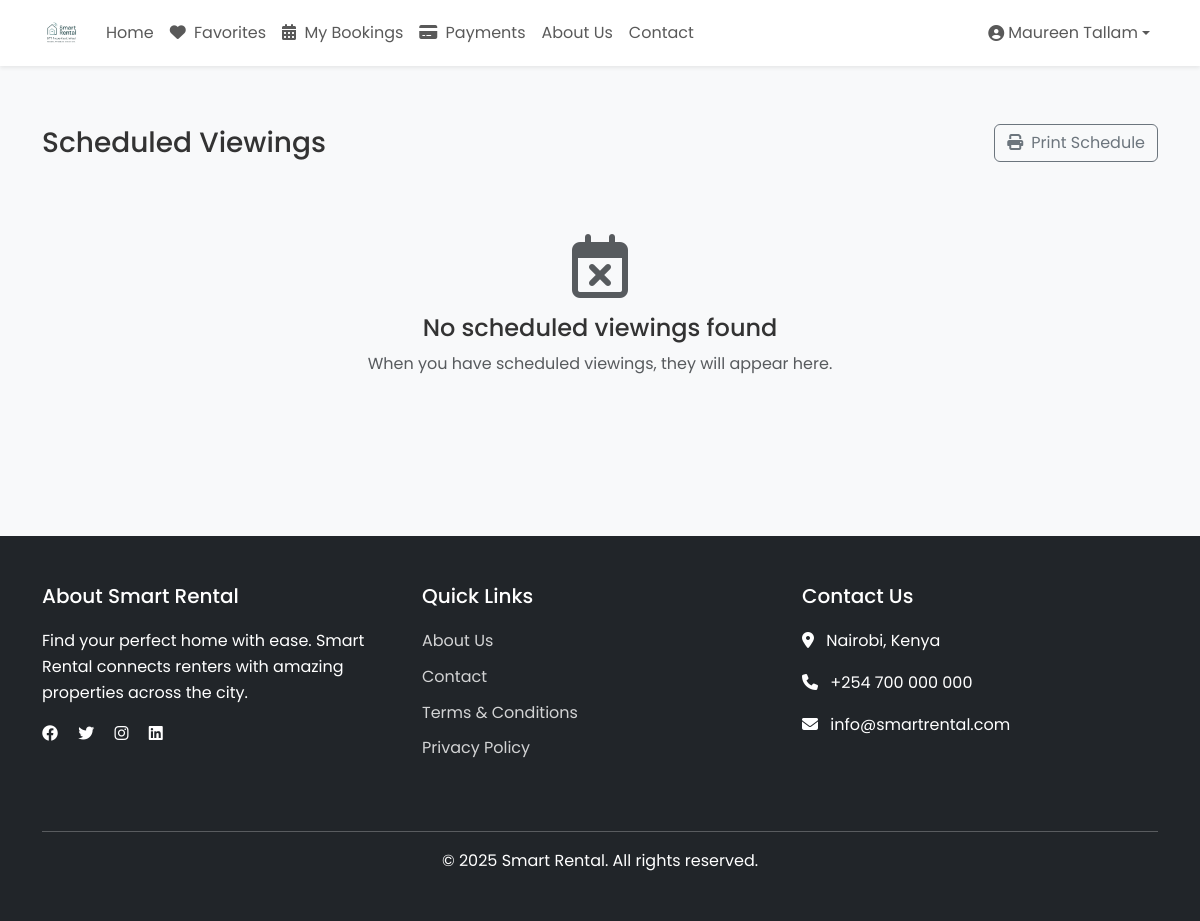
Before: /smart_rental/scheduled_viewings.php (signed in) with the older database file.
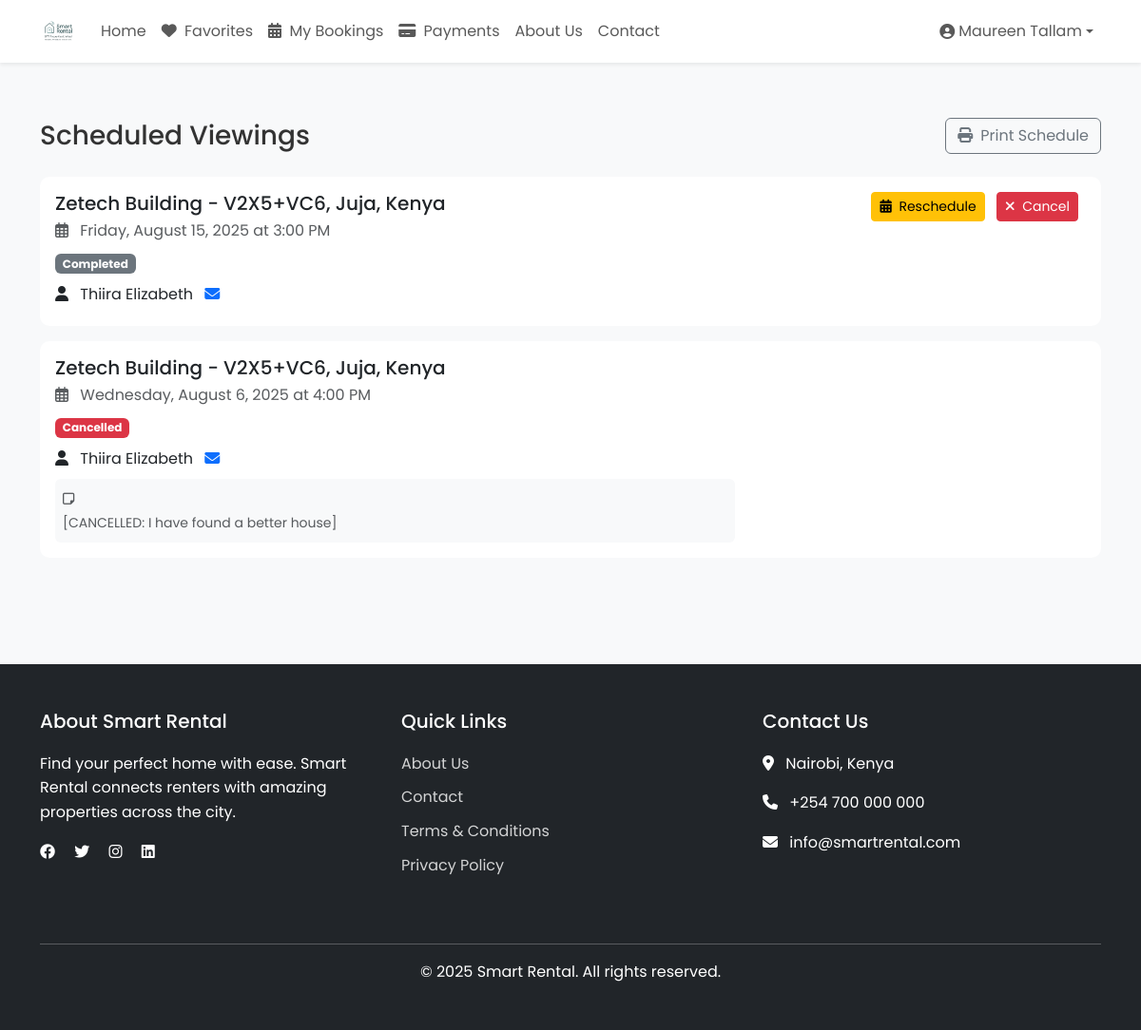
After: the same page with the newer database file.
### tables this page shows
CREATE TABLE `property_viewings` (
  `id` int(11) NOT NULL,
  `property_id` int(11) NOT NULL,
  `user_id` int(11) DEFAULT NULL,
  `viewer_name` varchar(100) NOT NULL,
  `contact_number` varchar(20) NOT NULL,
  `viewing_date` date NOT NULL,
  `viewing_time` time NOT NULL,
  `status` enum('pending','confirmed','completed','cancelled') NOT NULL DEFAULT 'pending',
  `notes` text DEFAULT NULL,
  `created_at` timestamp NOT NULL DEFAULT current_timestamp(),
  `updated_at` timestamp NOT NULL DEFAULT current_timestamp() ON UPDATE current_timestamp()
);

CREATE TABLE `houses` (
  `id` int(30) NOT NULL,
  `landlord_id` int(30) NOT NULL,
  `house_no` varchar(50) NOT NULL,
  `category_id` int(30) NOT NULL,
  `description` text NOT NULL,
  `location` varchar(255) DEFAULT NULL,
  `city` varchar(100) DEFAULT NULL,
  `state` varchar(100) DEFAULT NULL,
  `country` varchar(100) DEFAULT NULL,
  `latitude` decimal(10,8) DEFAULT NULL,
  `longitude` decimal(11,8) DEFAULT NULL,
  `price` double NOT NULL,
  `security_deposit` decimal(10,2) DEFAULT NULL,
  `min_rental_period` int(11) DEFAULT 1 COMMENT 'In months',
  `max_rental_period` int(11) DEFAULT 12 COMMENT 'In months',
  `advance_rent_months` int(11) DEFAULT 1 COMMENT 'Number of months rent to pay in advance',
  `payment_cycle` enum('monthly','quarterly','annually') NOT NULL DEFAULT 'monthly',
  `late_fee_percentage` decimal(5,2) DEFAULT 5.00,
  `bedrooms` int(11) DEFAULT 0,
  `bathrooms` int(11) DEFAULT 0,
  `area` decimal(10,2) DEFAULT NULL,
  `image` varchar(255) DEFAULT NULL,
  `main_image` varchar(255) DEFAULT NULL,
  `featured` tinyint(1) DEFAULT 0,
  `status` tinyint(1) DEFAULT 1,
  `created_at` timestamp NOT NULL DEFAULT current_timestamp(),
  `updated_at` timestamp NOT NULL DEFAULT current_timestamp() ON UPDATE current_timestamp(),
  `address` text DEFAULT NULL,
  `total_units` int(11) NOT NULL DEFAULT 1,
  `available_units` int(11) NOT NULL DEFAULT 1
);

CREATE TABLE `users` (
  `id` int(30) NOT NULL,
  `name` text NOT NULL,
  `username` varchar(200) NOT NULL,
  `phone_number` varchar(20) DEFAULT NULL COMMENT 'User''s contact phone number',
  `current_balance` decimal(15,2) DEFAULT 0.00,
  `default_payment_method` varchar(50) DEFAULT NULL,
  `password` text NOT NULL,
  `type` enum('admin','landlord','caretaker','customer') NOT NULL DEFAULT 'customer'
);

### smart_rental/scheduled_viewings.php (the view, shortened to what the changed rows need)
<?php
require_once '../config/db.php';
$sql = "SELECT pv.*, h.house_no, h.location, u.name as user_name, u.username as user_email
        FROM property_viewings pv
        JOIN houses h ON pv.property_id = h.id
        LEFT JOIN users u ON pv.user_id = u.id
        WHERE h.landlord_id = ?
        ORDER BY pv.viewing_date DESC, pv.viewing_time DESC";
$stmt = $conn->prepare($sql);
$stmt->bind_param('i', $_SESSION['user_id']);
$stmt->execute();
$viewings = $stmt->get_result();
?>
<!DOCTYPE html>
<html lang="en">
<head>
    <link href="https://cdn.jsdelivr.net/npm/bootstrap@5.3.0/dist/css/bootstrap.min.css" rel="stylesheet">
    <link rel="stylesheet" href="https://cdnjs.cloudflare.com/ajax/libs/font-awesome/6.0.0/css/all.min.css">
    <link rel="stylesheet" href="assets/css/style.css">
</head>
<body>
    <?php include 'includes/header.php'; ?>
    <div class="container py-5">
        <div class="d-flex justify-content-between align-items-center mb-4">
            <h1 class="h3 mb-0">Scheduled Viewings</h1>
        </div>
        <div class="row">
            <div class="col-md-12">
                <?php if ($viewings->num_rows > 0): ?>
                    <?php while ($viewing = $viewings->fetch_assoc()):
                        $viewing_datetime = new DateTime($viewing['viewing_date'] . ' ' . $viewing['viewing_time']);
                        $now = new DateTime();
                        $is_past = $viewing_datetime < $now;
                    ?>
                        <div class="card viewing-card mb-3">
                            <div class="card-body">
                                <div class="row">
                                    <div class="col-md-8">
                                        <h5 class="card-title mb-1">
                                            <?php echo htmlspecialchars($viewing['house_no']); ?> -
                                            <?php echo htmlspecialchars($viewing['location']); ?>
                                        </h5>
                                        <p class="text-muted mb-2">
                                            <i class="far fa-calendar-alt me-2"></i>
                                            <?php echo date('l, F j, Y', strtotime($viewing['viewing_date'])); ?> at
                                            <?php echo date('g:i A', strtotime($viewing['viewing_time'])); ?>
                                        </p>
                                        <div class="mb-2">
                                            <span class="badge status-badge status-<?php echo $viewing['status']; ?>">
                                                <?php echo ucfirst($viewing['status']); ?>
                                            </span>
                                        </div>
                                        <?php if ($viewing['user_id']): ?>
                                            <p class="mb-1">
                                                <i class="fas fa-user me-2"></i>
                                                <?php echo htmlspecialchars($viewing['user_name']); ?>
                                                <a href="mailto:<?php echo htmlspecialchars($viewing['user_email']); ?>" class="ms-2">
                                                    <i class="fas fa-envelope"></i>
                                                </a>
                                            </p>
                                        <?php endif; ?>
                                        <?php if (!empty($viewing['notes'])): ?>
                                            <div class="mt-2 p-2 bg-light rounded">
                                                <small class="text-muted">
                                                    <i class="far fa-sticky-note me-1"></i>
                                                    <?php echo nl2br(htmlspecialchars($viewing['notes'])); ?>
                                                </small>
                                            </div>
                                        <?php endif; ?>
                                    </div>
                                    <div class="col-md-4 text-end action-buttons">
                                        <?php if ($viewing['status'] !== 'cancelled' && !$is_past): ?>
                                            <button type="button" class="btn btn-warning btn-sm"
                                                    data-bs-toggle="modal"
                                                    data-bs-target="#rescheduleModal"
                                                    data-viewing-id="<?php echo $viewing['id']; ?>">
                                                <i class="fas fa-calendar-alt me-1"></i> Reschedule
                                            </button>
                                            <form action="update_viewing_status.php" method="POST" class="d-inline"
                                                  onsubmit="return confirm('Are you sure you want to cancel this viewing?');">
                                                <button type="submit" class="btn btn-danger btn-sm">
                                                    <i class="fas fa-times me-1"></i> Cancel
                                                </button>
                                            </form>
                                        <?php endif; ?>
                                    </div>
                                </div>
                            </div>
                        </div>
                    <?php endwhile; ?>
                <?php else: ?>
                    <div class="text-center py-5">
                        <i class="far fa-calendar-times fa-4x text-muted mb-3"></i>
                        <h4>No scheduled viewings found</h4>
                        <p class="text-muted">When you have scheduled viewings, they will appear here.</p>
                    </div>
                <?php endif; ?>
            </div>
        </div>
    </div>
    <?php include 'includes/footer.php'; ?>
</body>
</html>

Changed rows visible on the page:
added property_viewings: property.house_no "Zetech Building", property.location "V2X5+VC6, Juja, Kenya", viewing_date "Friday, August 15, 2025", viewing_time "3:00 PM", status "Completed", user.name "Thiira Elizabeth"
added property_viewings: property.house_no "Zetech Building", property.location "V2X5+VC6, Juja, Kenya", viewing_date "Wednesday, August 6, 2025", viewing_time "4:00 PM", status "Cancelled", user.name "Thiira Elizabeth", notes "[CANCELLED: I have found a better house]"
Other visible differences:
text no longer shown: "No scheduled viewings found When you have scheduled viewings, they will appear here."
